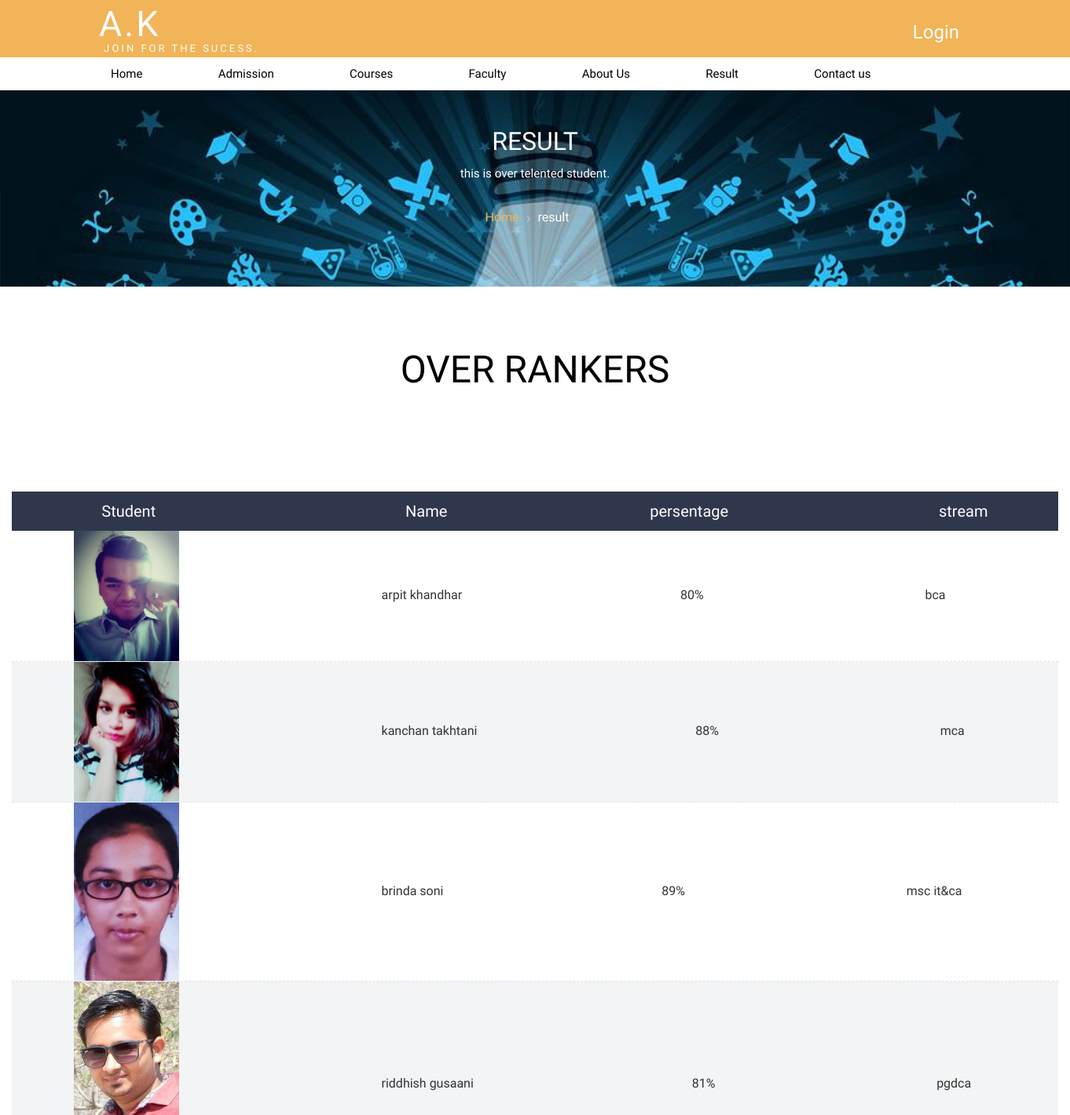
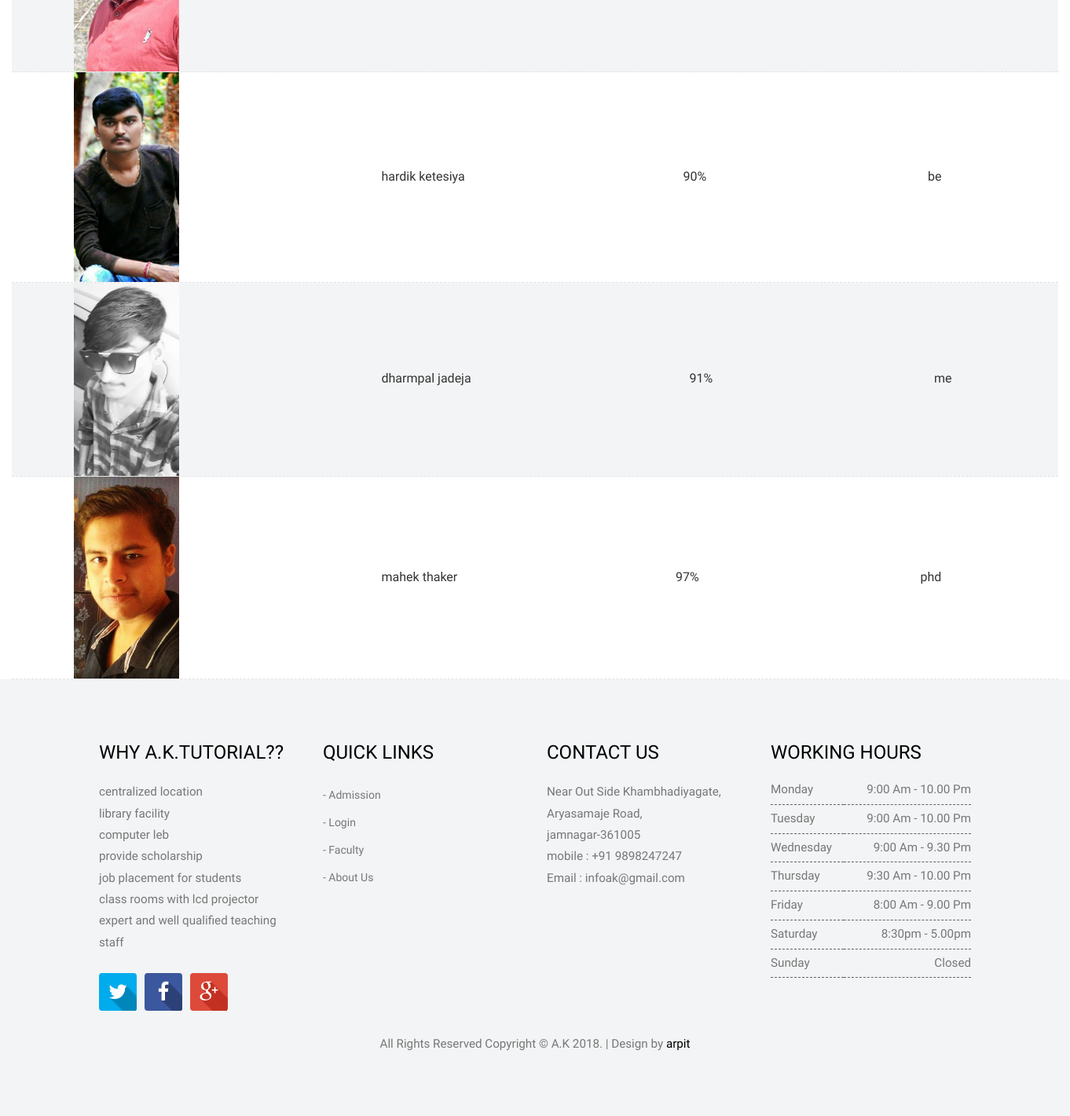
The page /result.php on the database its author committed (2 pictures, top to bottom).
### tables this page shows
CREATE TABLE `result` (
  `id` int(10) NOT NULL,
  `file` varchar(100) NOT NULL,
  `name` varchar(50) NOT NULL,
  `per` varchar(10) NOT NULL,
  `stream` varchar(30) NOT NULL
);

### result.php (the view, shortened to what this page needs)
<?php
include("header.php");
?>
<!DOCTYPE HTML>
<html>
<head>
</head>
<body>
  <div class="courses_banner">
  	<div class="container">
  		<h3>result</h3>
  		<p class="description">
              this is over telented student.
        </p>
        <div class="breadcrumb1">
            <ul>
                <li class="icon6"><a href="index.html">Home</a></li>
                <li class="current-page">result</li>
            </ul>
        </div>
  	</div>
    </div>
<div class="features">
    <h1>over rankers</h1>
</div>
    <div class="col-md-12">
			<div class="course_list">
                <div class="table-header clearfix">
                	<div class="student_col">&nbsp;&nbsp;&nbsp;&nbsp;&nbsp;&nbsp;&nbsp;&nbsp;&nbsp;&nbsp;&nbsp;&nbsp;&nbsp;&nbsp;&nbsp;&nbsp;&nbsp;&nbsp;&nbsp;Student&nbsp;&nbsp;&nbsp;&nbsp;&nbsp;&nbsp;&nbsp;&nbsp;&nbsp;&nbsp;&nbsp;&nbsp;&nbsp;&nbsp;&nbsp;&nbsp;&nbsp;&nbsp;&nbsp;&nbsp;&nbsp;&nbsp;&nbsp;&nbsp;&nbsp;&nbsp;&nbsp;&nbsp;&nbsp;&nbsp;&nbsp;&nbsp;&nbsp;&nbsp;&nbsp;&nbsp;&nbsp;&nbsp;&nbsp;&nbsp;&nbsp;&nbsp;&nbsp;&nbsp;&nbsp;&nbsp;&nbsp;&nbsp;&nbsp;&nbsp;&nbsp;&nbsp;&nbsp;&nbsp;&nbsp;&nbsp;</div>
                	<div class="name_col">Name&nbsp;&nbsp;&nbsp;&nbsp;&nbsp;&nbsp;&nbsp;&nbsp;&nbsp;&nbsp;&nbsp;&nbsp;&nbsp;&nbsp;&nbsp;&nbsp;&nbsp;&nbsp;&nbsp;&nbsp;&nbsp;&nbsp;&nbsp;&nbsp;&nbsp;&nbsp;&nbsp;&nbsp;&nbsp;&nbsp;&nbsp;&nbsp;&nbsp;&nbsp;&nbsp;&nbsp;&nbsp;&nbsp;&nbsp;&nbsp;&nbsp;&nbsp;&nbsp;&nbsp;&nbsp;&nbsp;&nbsp;&nbsp;&nbsp;&nbsp;&nbsp;&nbsp;persentage&nbsp;&nbsp;&nbsp;&nbsp;&nbsp;&nbsp;&nbsp;&nbsp;&nbsp;&nbsp;&nbsp;&nbsp;&nbsp;&nbsp;&nbsp;&nbsp;&nbsp;&nbsp;&nbsp;&nbsp;&nbsp;&nbsp;&nbsp;&nbsp;&nbsp;&nbsp;&nbsp;&nbsp;&nbsp;&nbsp;&nbsp;&nbsp;&nbsp;&nbsp;&nbsp;&nbsp;&nbsp;&nbsp;&nbsp;&nbsp;&nbsp;&nbsp;&nbsp;&nbsp;&nbsp;&nbsp;&nbsp;&nbsp;&nbsp;&nbsp;&nbsp;&nbsp;&nbsp;&nbsp;stream&nbsp;&nbsp;&nbsp;&nbsp;&nbsp;&nbsp;&nbsp;&nbsp;&nbsp;&nbsp;&nbsp;&nbsp;&nbsp;&nbsp;&nbsp;&nbsp;&nbsp;&nbsp;&nbsp;</div>
    			</div>
    <ul class="table-list">
<?php
$s=mysql_query("select * from result");
while($row = mysql_fetch_array($s))
{ ?>
             <li class="clearfix">&nbsp;&nbsp;&nbsp;&nbsp;&nbsp;&nbsp;&nbsp;&nbsp;&nbsp;&nbsp;&nbsp;&nbsp;&nbsp;&nbsp;&nbsp;&nbsp;&nbsp;&nbsp;&nbsp;
                 <?php echo ("<img src='admin/result/$row[file]' width='10%' height='10%'>");?>
                 <?php echo $row["name"]; ?>
                 <?php echo $row["per"];?>
                 <?php echo $row["stream"];?>
             </li>
<?php
}?>
                </ul>
        </div>
    </div>
    </body>
</html>
<?php
include("footer.php");
?>

### css/style.css (style rules this page uses)
h4, h5, h6, h1, h2, h3 { margin-top: 0; }
ul, ol { margin: 0; }
p { margin: 0; }
html, body { font-family: 'PT Sans Narrow', sans-serif; font-size: 100%; background:#fff; }
body a { transition:0.5s all; -webkit-transition:0.5s all; -moz-transition:0.5s all; -o-transition:0.5s all; -ms-transition:0.5s all; }
.breadcrumb1 ul { padding:0; margin:0; list-style:none; }
.breadcrumb1 li { position: relative; margin-right: 10px; padding-right: 10px; display: inline-block; color:#fff; }
.breadcrumb1 li.current-page:after { display:none; }
.breadcrumb1 li a { display:inline-block; color:#f1b458; }
.breadcrumb1 li:after { content: '\f105'; font: normal normal normal 13px/1 "FontAwesome"; display: block; position: absolute; left: 100%; top:6px; color: #cecfd2; }
.courses_banner h3 { color:#fff; font-size:2em; text-transform:uppercase; }
p.description { color: #fff; font-size: 0.95em; line-height: 1.8em; width: 70%; margin: 0 auto 2em auto; }
.courses_banner { background: url(../images/2.jpg)no-repeat center top; background-size: cover; -webkit-background-size: cover; -moz-background-size: cover; -o-background-size: cover; min-height:250px; text-align: center; padding: 3em 0 0 0; }
.table-header { background-color:#2f374c; }
.course_list .table-header > div { float: left; padding: 15px 20px; color: #ffffff; font-size: 20px; line-height: 1; }
.table-header > div.name_col { width: 52%; }
.course_list .table-list { margin: 0; padding: 0; }
.course_list .table-list li { float: none; margin: 0; list-style: none; border-bottom: 1px dashed #e2e2e3; background-color: #ffffff; }
.course_list .table-list li:nth-child(even) { background-color: #f2f4f5; }
figure, figcaption, img, h2, p, i, .person-social { -webkit-transition: all .5s; transition: all .5s; }
.features { padding:5em 0; }
.features h1 { color:#000; font-size:3em; text-align:center; margin-bottom:1em; text-transform:uppercase; }

### rows shown on the page
result: file (picture), name "arpit khandhar", per "80%", stream "bca"
result: file (picture), name "kanchan takhtani", per "88%", stream "mca"
result: file (picture), name "brinda soni", per "89%", stream "msc it&ca"
result: file (picture), name "riddhish gusaani", per "81%", stream "pgdca"
result: file (picture), name "hardik ketesiya", per "90%", stream "be"
result: file (picture), name "dharmpal jadeja", per "91%", stream "me"
result: file (picture), name "mahek thaker", per "97%", stream "phd"
